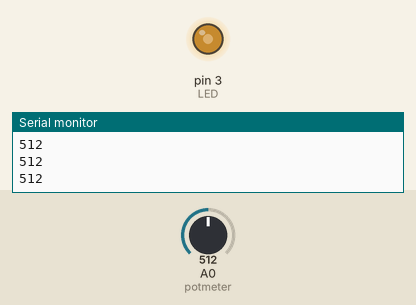
Bench run of a sketch on a simulated Arduino Uno, built with avr-gcc and run on an emulated ATmega328P. Shown: output pins drawn as LEDs (lit = HIGH), the last lines printed to the serial monitor. The inputs (shaded band) are chosen by the test bench; at power-on: A0 (potmeter) = 512.

Above: at 1.2 s.
1.3 s: A0 (potmeter) set to 716
At 2.5 s:
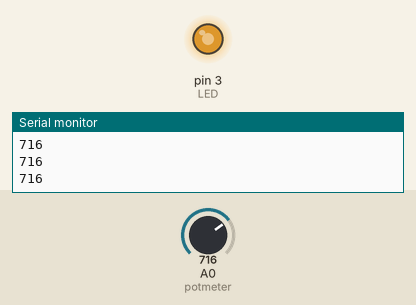
2.8 s: A0 (potmeter) set to 900
At 3.8 s:
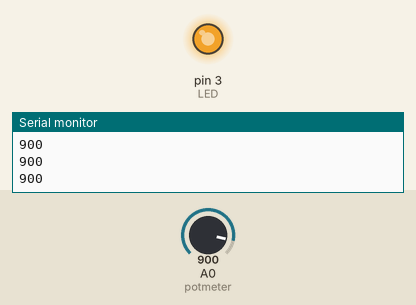
4.3 s: A0 (potmeter) set to 122
At 5.1 s:
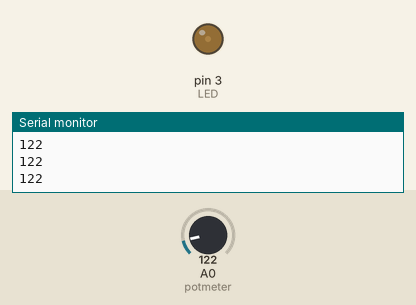
5.8 s: A0 (potmeter) set to 0
At 6.4 s:
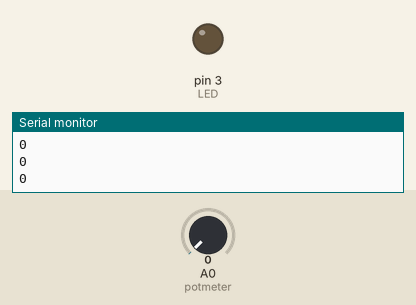
Timing chart, 0 to 8.3 s (numbered marks = the images above; inputs shaded):
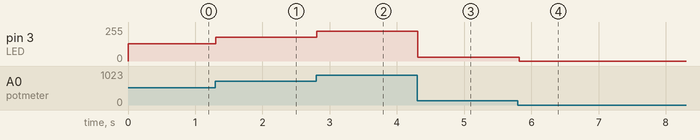

The sketch:

Exercise4.ino
```cpp
const int potmeter = A0;
const int LED = 3;
int inputVal = 0;


void setup() {
  pinMode(LED, OUTPUT);
  // initialize serial communication at 9600 bits per second:
  Serial.begin(9600);
}

void loop() {
  inputVal = analogRead(potmeter);
  Serial.println(inputVal);
  analogWrite(LED, inputVal/4);
  delay(100);
}
```

Measured:
- after the input at 1.3 s, pin 3 (LED): 128/255 → 179/255 at once
- after the input at 2.8 s, pin 3 (LED): 179/255 → 225/255 at once
- after the input at 4.3 s, pin 3 (LED): 225/255 → 30/255 at once
- after the input at 5.8 s, pin 3 (LED): 30/255 → 0/255 at once
